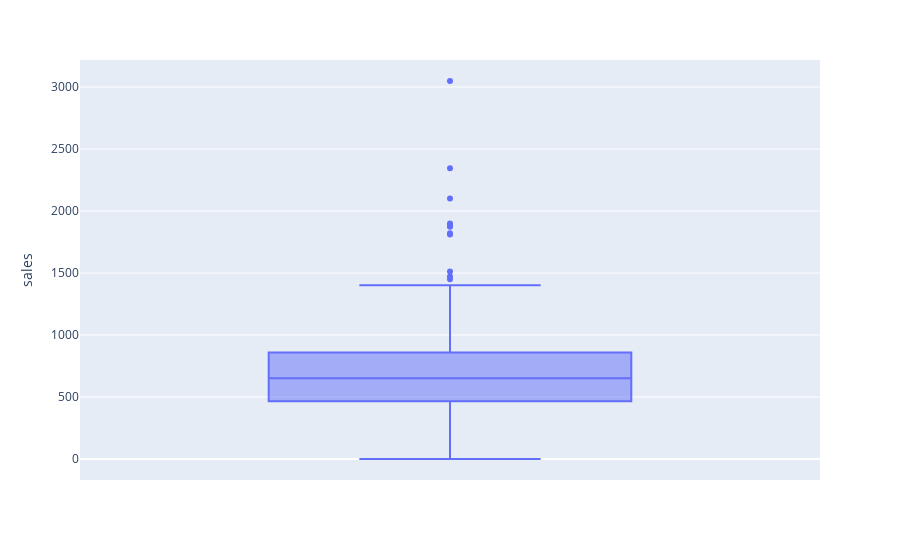

Notebook source saved alongside this figure:
### Markdown cell above
##### Find outliers and create a box plot

### Code cell
outliers = find_outliers_IQR(timeSeries3["sales"])
print("number of outliers: " + str(len(outliers)))
print("max outlier value: "+ str(outliers.max()))
print("min outlier value: "+ str(outliers.min()))

fig = px.box(timeSeries3, y="sales")

fig.show()

### Figure 1 — Plotly figure (JSON) as saved in the notebook; plotly's stock layout.template omitted (floating-point values rounded to 4 significant figures; data arrays with more than 128 entries replaced by an {"elided": "..."} marker saying what was removed)
{"data": [{"alignmentgroup": "True", "hovertemplate": "sales=%{y}<extra></extra>", "legendgroup": "", "marker": {"color": "#636efa"}, "name": "", "notched": false, "offsetgroup": "", "orientation": "v", "showlegend": false, "type": "box", "x0": " ", "xaxis": "x", "y": {"elided": "154 float values"}, "y0": " ", "yaxis": "y"}], "layout": {"boxmode": "group", "legend": {"tracegroupgap": 0}, "margin": {"t": 60}, "xaxis": {"anchor": "y", "domain": [0, 1]}, "yaxis": {"anchor": "x", "domain": [0, 1], "title": {"text": "sales"}}}}
